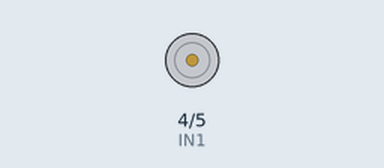
This sketch was run on a simulated Arduino Uno, built with avr-gcc and run on an emulated ATmega328P. Parts: motor-driver pin pairs drawn as motors (green arrow = first pin HIGH = forward, orange = second pin HIGH = backward, longer = more drive, scaled by the enable pin).

Above: at 0.5 s.
Timing chart, 0 to 4.6 s (numbered marks = the images above):
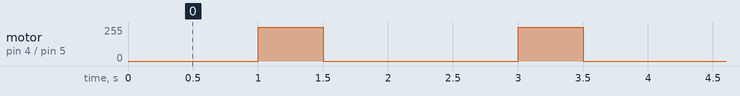

Measured:
- by itself, motor on pin 4 (IN1) / pin 5 (IN2): alternates forward 255/255 for 0.50 s and stopped for 1.5 s

The sketch:

Code.ino
```cpp
#define EN          3
#define IN1         4
#define IN2         5
#define DELAY_TIME  500

void setup() {
  pinMode(EN, OUTPUT);
  pinMode(IN1, OUTPUT);
  pinMode(IN2, OUTPUT);

}

void loop() {
  clockWise();
  delay(DELAY_TIME);
  stop();
  antiClockWise();
  delay(DELAY_TIME);
  stop();
}

void stop(void)
{
  digitalWrite(EN, LOW);
  delay(DELAY_TIME);
}

void clockWise(void)
{
  digitalWrite(EN, HIGH);
  digitalWrite(IN1, HIGH);
  digitalWrite(IN1, LOW);
}

void antiClockWise(void)
{
  digitalWrite(EN, HIGH);
  digitalWrite(IN1, LOW);
  digitalWrite(IN1, HIGH);
}
```
